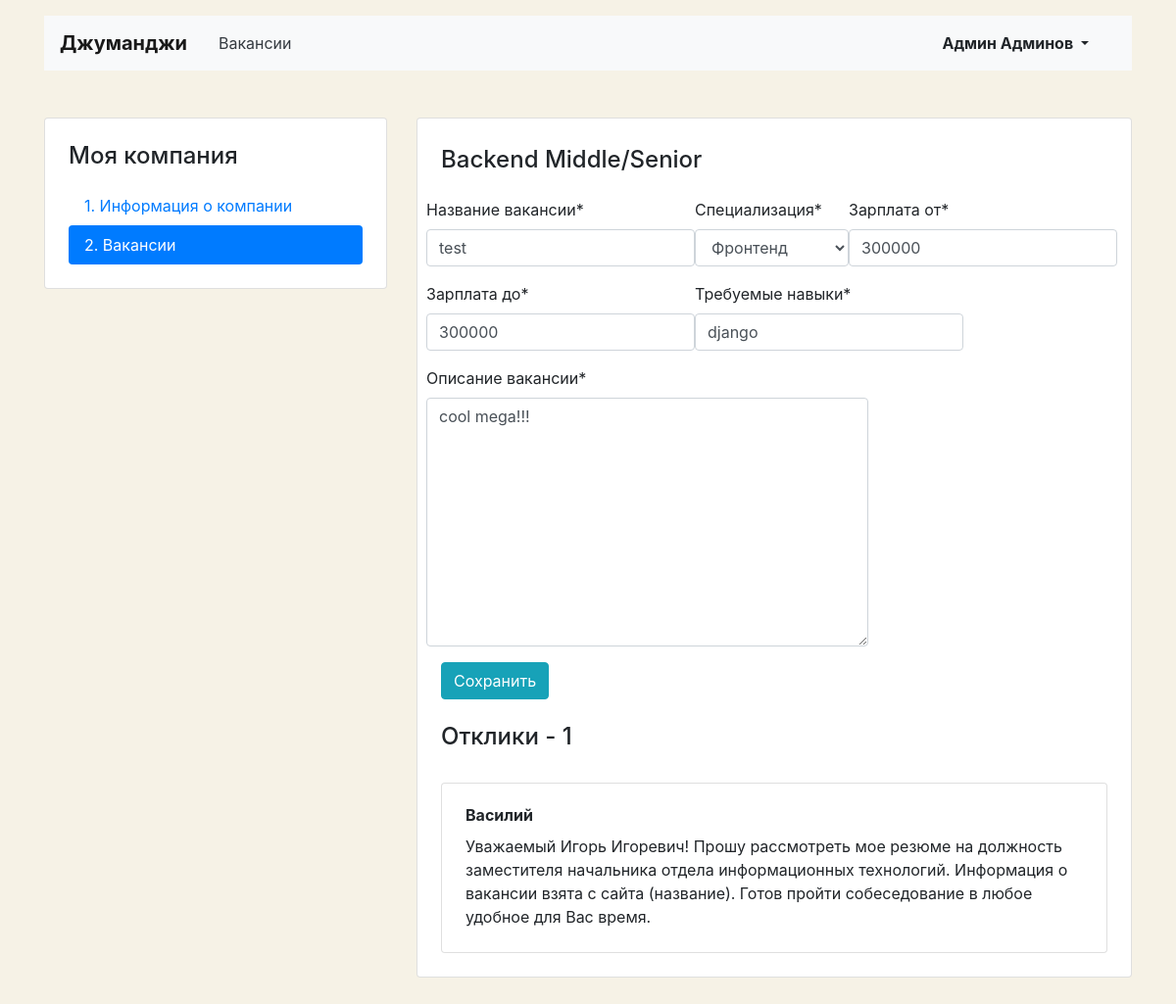
Before: /mycompany/vacancies/6/ (signed in) with the older database file.
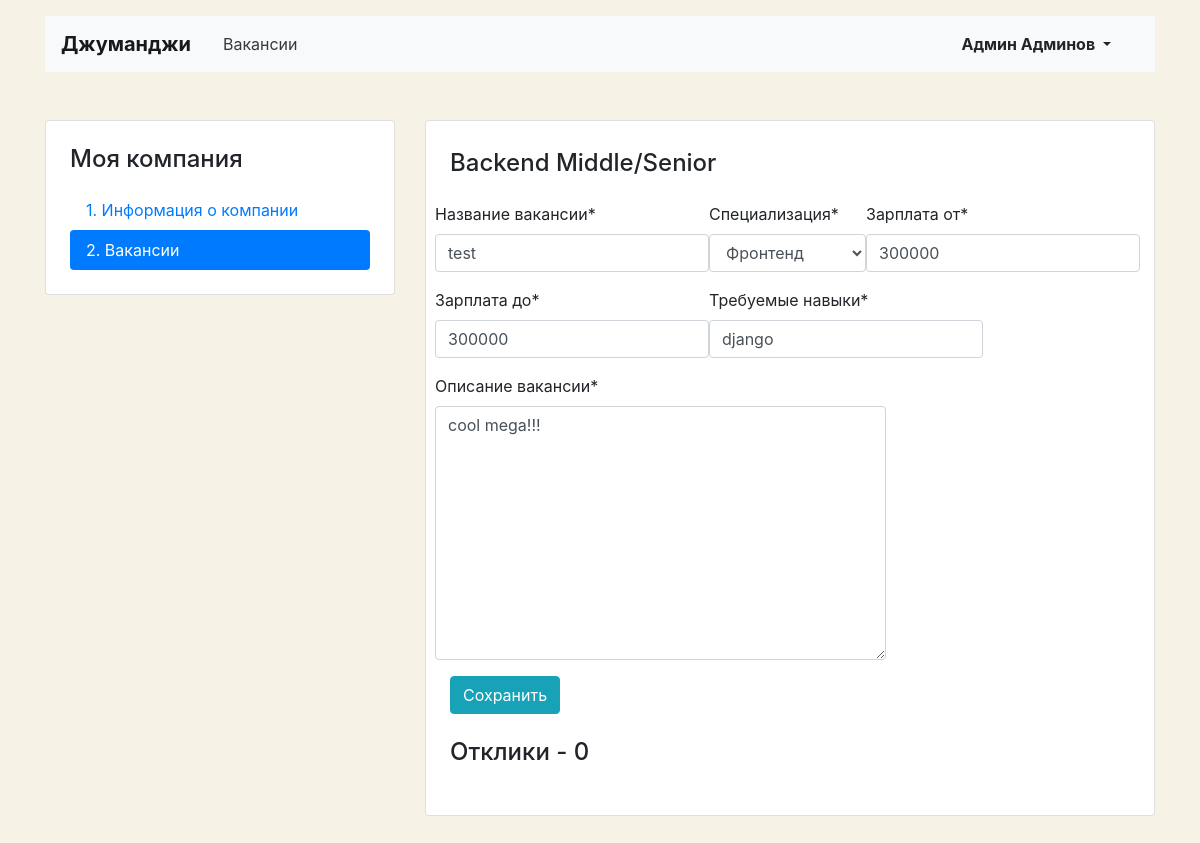
After: the same page with the newer database file.
### vacancies/models.py (models this page shows, shortened)
class Vacancy(models.Model):
    title = models.CharField(max_length=50, verbose_name='Название вакансии')
    specialty = models.ForeignKey('Specialty', related_name="vacancies", on_delete=models.CASCADE,
                                  verbose_name='Специализация')
    company = models.ForeignKey('Company', related_name="vacancies", on_delete=models.CASCADE)
    skills = models.CharField(max_length=200, verbose_name='Требуемые навыки')
    description = models.TextField(verbose_name='Описание вакансии')
    salary_min = models.IntegerField(verbose_name='Зарплата от')
    salary_max = models.IntegerField(verbose_name='Зарплата до')
    published_at = models.DateField(default=timezone.now)

class Application(models.Model):
    written_username = models.CharField(max_length=100, verbose_name='Имя')
    written_phone = modelfields.PhoneNumberField(region='RU', unique=True, verbose_name='Телефон')
    written_cover_letter = models.TextField(verbose_name='Сопроводительное письмо')
    vacancy = models.ForeignKey(Vacancy, related_name='applications', on_delete=models.CASCADE)
    user = models.ForeignKey(User, related_name='applications', on_delete=models.CASCADE)

class Specialty(models.Model):
    code = models.CharField(max_length=40)
    title = models.CharField(max_length=50)
    picture = models.ImageField(upload_to=MEDIA_SPECIALITY_IMAGE_DIR)
    def __str__(self):
        return f'{self.title}'

### vacancies/views.py (the view)
# urls.py: path('mycompany/vacancies/<int:vacancy>/', views.EditVacancyCompanyView.as_view(), name='edit_vacancy_company'),
class EditVacancyCompanyView(LoginRequiredMixin, SuccessMessageMixin, UpdateView):
    login_url = 'login_user'
    model = Vacancy
    template_name = 'vacancies/vacancy-edit.html'
    form_class = VacancyForm
    pk_url_kwarg = 'vacancy'
    success_message = 'Вакансия успешно обновлена!'
    def get_context_data(self, **kwargs):
        context = super(EditVacancyCompanyView, self).get_context_data(**kwargs)
        context['applications'] = Application.objects.filter(vacancy=self.object)
        return context

### vacancies/forms.py
class VacancyForm(forms.ModelForm):
    class Meta:
        model = Vacancy
        fields = ('title', 'specialty', 'salary_min', 'salary_max', 'skills', 'description')

### vacancies/templates/vacancies/vacancy-edit.html (shortened to what this page needs)
{% extends 'vacancies/base_my_company.html' %}
{% load crispy_forms_filters %}
{% load crispy_forms_tags %}
{% block content %}
  <main class="container mt-3 pb-5">
    <div class="row mt-5">
      <div class="col-12 col-lg-4">
        <aside class="pt-3 pb-4 px-4 mb-5 card">
          <h1 class="h4 pt-2 pb-2">Моя компания</h1>
          <div class="nav flex-column nav-pills">
            <a class="nav-link" href="{% url 'edit_company' %}">1. Информация о&nbsp;компании</a>
            <a class="nav-link active" href="{% url 'list_vacancies_company' %}">2. Вакансии</a>
          </div>
        </aside>
      </div>
      <div class="col-12 col-lg-8">
        <div class="card">
          <div class="card-body px-4 pb-4 tab-content">
            <section>
              <h2 class="h4 pt-2 pb-3">Backend Middle/Senior</h2>
              <form action="" method="post" enctype="multipart/form-data">
                <div class="row">
                {{ form|crispy }}
                </div>
                <div class="form-group">
                  <input type="submit" class="btn btn-info" value="Сохранить">
                </div>
              </form>
              <h2 class="h4 pt-2 pb-3">Отклики - {{ vacancy.applications.count }}</h2>
                {% for application in applications %}
              <div class="card mt-3">
                <div class="card-body px-4">
                  <p class="mb-1 font-weight-bold">{{ application.written_username }}</p>
                  <p class="mb-1">{{ application.written_cover_letter }}</p>
                </div>
              </div>
                {% endfor %}
            </section>
          </div>
        </div>
      </div>
    </div>
  </main>
{% endblock %}

Changed rows visible on the page:
removed Application: written_username "Василий", written_cover_letter "Уважаемый Игорь Игоревич! Прошу рассмотреть мое резюме на должность заместителя начальника отдела информационных технологий. Информация о вакансии взята с сайта (название). Готов пройти собеседование в любое удобное для Вас время."
computed for Vacancy "Фронтенд": applications.count "1" → "0"
